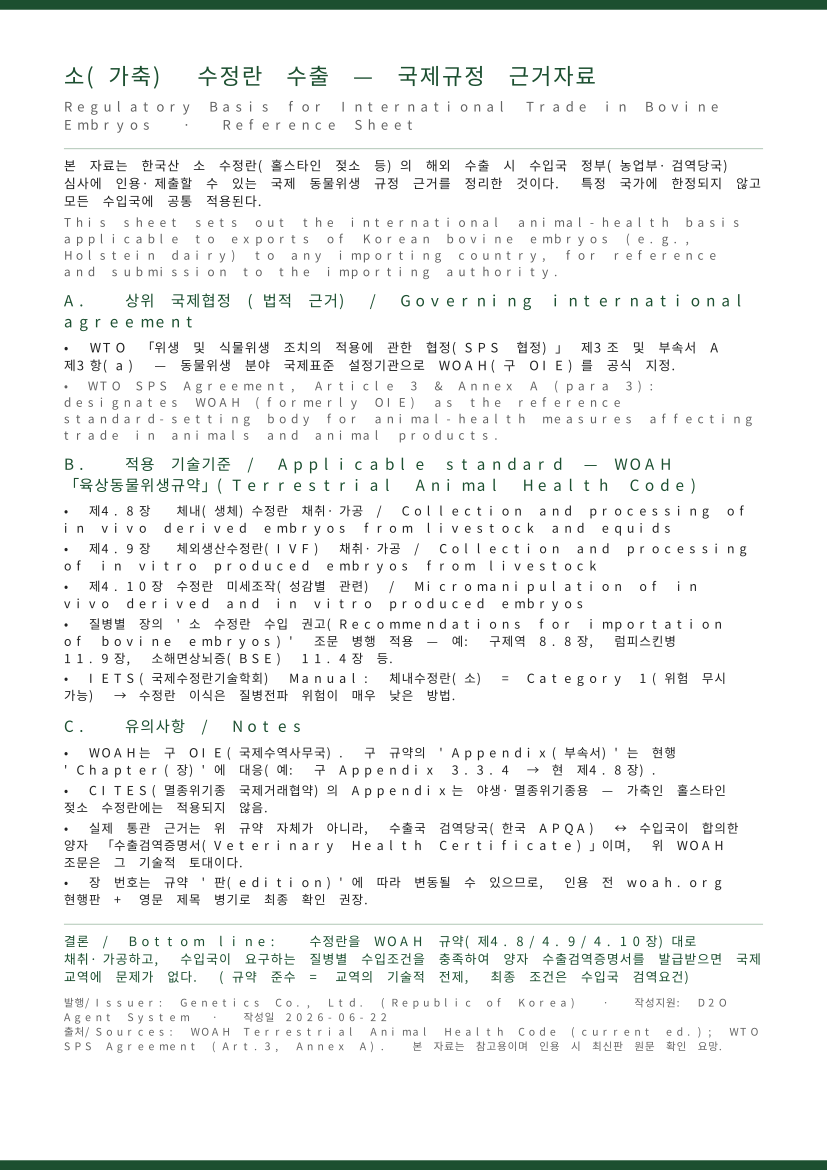

Recreate this plot in Python.
import fitz
OUT="/home/user/Dr-Ha--agent/deliverables/embryo-export-international-regulatory-basis.pdf"
doc=fitz.open(); page=doc.new_page(width=595,height=842)
GREEN=(0.11,0.31,0.19); DARK=(0.13,0.13,0.13); GRAY=(0.38,0.38,0.38); LINE=(0.72,0.80,0.74)
KF="korea-s"; M=46; W=595-2*M; y=44

def blk(text,size,color,gap,lead=1.32,x=M,w=W,align=0):
    global y
    r=fitz.Rect(x,y,x+w,824)
    left=page.insert_textbox(r,text,fontname=KF,fontsize=size,color=color,align=align,lineheight=lead)
    used=(r.height-left) if left>=0 else r.height
    y=r.y0+used+gap
def rule(g=3):
    global y
    y+=g; page.draw_line(fitz.Point(M,y),fitz.Point(M+W,y),color=LINE,width=0.8); y+=g+3

# Header band
page.draw_rect(fitz.Rect(0,0,595,7),color=None,fill=GREEN)
blk("소(가축) 수정란 수출 — 국제규정 근거자료", 16, GREEN, 1)
blk("Regulatory Basis for International Trade in Bovine Embryos  ·  Reference Sheet", 9.5, GRAY, 6)
rule()
blk("본 자료는 한국산 소 수정란(홀스타인 젖소 등)의 해외 수출 시 수입국 정부(농업부·검역당국) 심사에 인용·제출할 수 있는 "
    "국제 동물위생 규정 근거를 정리한 것이다. 특정 국가에 한정되지 않고 모든 수입국에 공통 적용된다.", 9.3, DARK, 2)
blk("This sheet sets out the international animal-health basis applicable to exports of Korean bovine embryos "
    "(e.g., Holstein dairy) to any importing country, for reference and submission to the importing authority.", 8.6, GRAY, 7)

blk("A.  상위 국제협정 (법적 근거) / Governing international agreement", 11, GREEN, 3)
blk("• WTO 「위생 및 식물위생 조치의 적용에 관한 협정(SPS 협정)」 제3조 및 부속서 A 제3항(a) — "
    "동물위생 분야 국제표준 설정기관으로 WOAH(구 OIE)를 공식 지정.", 9.3, DARK, 1)
blk("• WTO SPS Agreement, Article 3 & Annex A (para 3): designates WOAH (formerly OIE) as the reference "
    "standard-setting body for animal-health measures affecting trade in animals and animal products.", 8.6, GRAY, 7)

blk("B.  적용 기술기준 / Applicable standard — WOAH 「육상동물위생규약」(Terrestrial Animal Health Code)", 11, GREEN, 3)
blk("• 제4.8장  체내(생체)수정란 채취·가공 / Collection and processing of in vivo derived embryos from livestock and equids", 9.0, DARK, 1)
blk("• 제4.9장  체외생산수정란(IVF) 채취·가공 / Collection and processing of in vitro produced embryos from livestock", 9.0, DARK, 1)
blk("• 제4.10장 수정란 미세조작(성감별 관련) / Micromanipulation of in vivo derived and in vitro produced embryos", 9.0, DARK, 1)
blk("• 질병별 장의 '소 수정란 수입 권고(Recommendations for importation of bovine embryos)' 조문 병행 적용 — "
    "예: 구제역 8.8장, 럼피스킨병 11.9장, 소해면상뇌증(BSE) 11.4장 등.", 9.0, DARK, 1)
blk("• IETS(국제수정란기술학회) Manual: 체내수정란(소) = Category 1(위험 무시 가능) → 수정란 이식은 질병전파 위험이 매우 낮은 방법.", 9.0, DARK, 7)

blk("C.  유의사항 / Notes", 11, GREEN, 3)
blk("• WOAH는 구 OIE(국제수역사무국). 구 규약의 'Appendix(부속서)'는 현행 'Chapter(장)'에 대응(예: 구 Appendix 3.3.4 → 현 제4.8장).", 9.0, DARK, 1)
blk("• CITES(멸종위기종 국제거래협약)의 Appendix는 야생·멸종위기종용 — 가축인 홀스타인 젖소 수정란에는 적용되지 않음.", 9.0, DARK, 1)
blk("• 실제 통관 근거는 위 규약 자체가 아니라, 수출국 검역당국(한국 APQA) ↔ 수입국이 합의한 양자 「수출검역증명서"
    "(Veterinary Health Certificate)」이며, 위 WOAH 조문은 그 기술적 토대이다.", 9.0, DARK, 1)
blk("• 장 번호는 규약 '판(edition)'에 따라 변동될 수 있으므로, 인용 전 woah.org 현행판 + 영문 제목 병기로 최종 확인 권장.", 9.0, DARK, 7)

rule()
blk("결론 / Bottom line:  수정란을 WOAH 규약(제4.8/4.9/4.10장)대로 채취·가공하고, 수입국이 요구하는 질병별 수입조건을 충족하여 "
    "양자 수출검역증명서를 발급받으면 국제 교역에 문제가 없다. (규약 준수 = 교역의 기술적 전제, 최종 조건은 수입국 검역요건)", 9.3, GREEN, 6)

blk("발행/Issuer: Genetics Co., Ltd. (Republic of Korea)  ·  작성지원: D2O Agent System  ·  작성일 2026-06-22\n"
    "출처/Sources: WOAH Terrestrial Animal Health Code (current ed.); WTO SPS Agreement (Art.3, Annex A).  "
    "본 자료는 참고용이며 인용 시 최신판 원문 확인 요망.", 7.6, GRAY, 0)

page.draw_rect(fitz.Rect(0,835,595,842),color=None,fill=GREEN)
doc.save(OUT); print("saved", OUT, "| content bottom y=", round(y,1))
# render preview
pix=doc[0].get_pixmap(matrix=fitz.Matrix(2,2)); pix.save("/tmp/pdf_preview.png"); print("preview ok")
